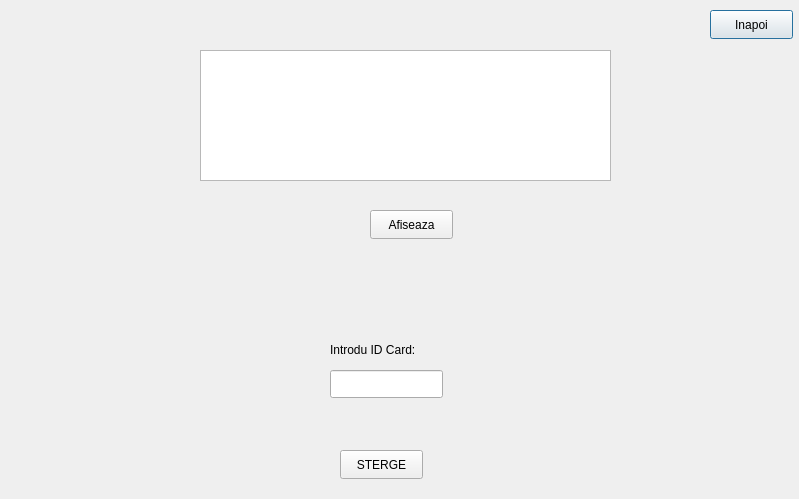
<?xml version="1.0" encoding="UTF-8"?>
<ui version="4.0">
 <class>fereastrastergeCarduri</class>
 <widget class="QDialog" name="fereastrastergeCarduri">
  <property name="geometry">
   <rect>
    <x>0</x>
    <y>0</y>
    <width>799</width>
    <height>499</height>
   </rect>
  </property>
  <property name="windowTitle">
   <string>Dialog</string>
  </property>
  <property name="styleSheet">
   <string notr="true">#fereastrastergeCarduri{
background:url(:/imaginebuna.png)}</string>
  </property>
  <widget class="QPushButton" name="pushButton">
   <property name="geometry">
    <rect>
     <x>710</x>
     <y>10</y>
     <width>83</width>
     <height>29</height>
    </rect>
   </property>
   <property name="text">
    <string>Inapoi</string>
   </property>
  </widget>
  <widget class="QPushButton" name="pushButton_2">
   <property name="geometry">
    <rect>
     <x>340</x>
     <y>450</y>
     <width>83</width>
     <height>29</height>
    </rect>
   </property>
   <property name="text">
    <string>STERGE</string>
   </property>
  </widget>
  <widget class="QLabel" name="label">
   <property name="geometry">
    <rect>
     <x>300</x>
     <y>420</y>
     <width>251</width>
     <height>20</height>
    </rect>
   </property>
   <property name="text">
    <string/>
   </property>
  </widget>
  <widget class="QLabel" name="label_2">
   <property name="geometry">
    <rect>
     <x>330</x>
     <y>340</y>
     <width>151</width>
     <height>20</height>
    </rect>
   </property>
   <property name="text">
    <string>Introdu ID Card:</string>
   </property>
  </widget>
  <widget class="QLineEdit" name="lineEdit">
   <property name="geometry">
    <rect>
     <x>330</x>
     <y>370</y>
     <width>113</width>
     <height>28</height>
    </rect>
   </property>
  </widget>
  <widget class="QPushButton" name="pushButton_3">
   <property name="geometry">
    <rect>
     <x>370</x>
     <y>210</y>
     <width>83</width>
     <height>29</height>
    </rect>
   </property>
   <property name="text">
    <string>Afiseaza</string>
   </property>
  </widget>
  <widget class="QTextEdit" name="textEdit">
   <property name="geometry">
    <rect>
     <x>200</x>
     <y>50</y>
     <width>411</width>
     <height>131</height>
    </rect>
   </property>
  </widget>
 </widget>
 <resources/>
 <connections/>
</ui>
